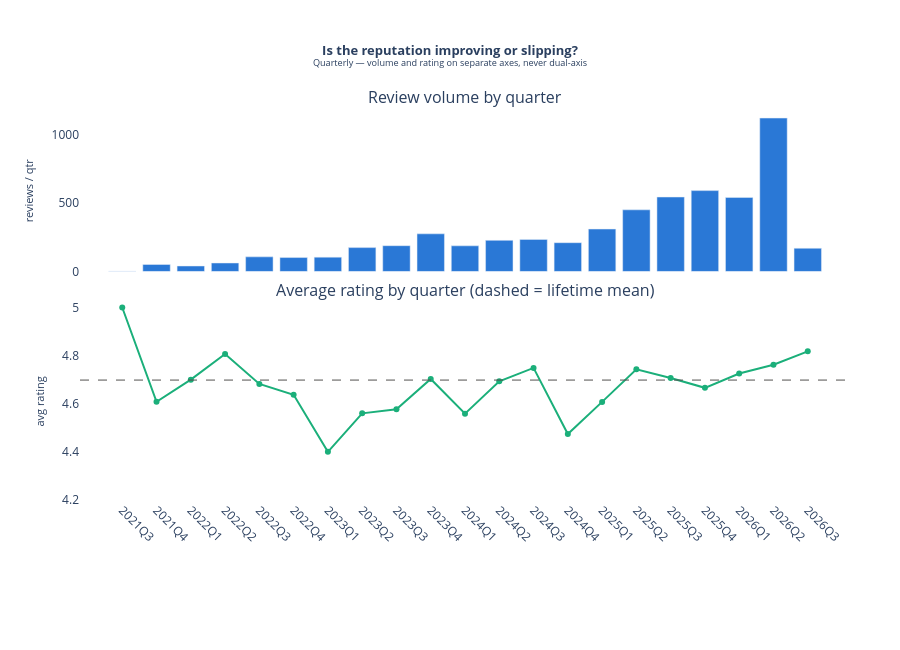

This figure's notebook cell:
### Markdown cell above
## 6. Is the reputation improving or slipping? (one axis at a time)

Quarterly. Volume and rating are different scales, so — never a dual axis — they get
two stacked panels sharing the time axis.

### Code cell
q = (df.assign(q=df["reviewDate"].dt.to_period("Q"))
     .groupby("q").agg(n=("rating","size"), avg=("rating","mean"),
                       pct_low=("rating", lambda s:(s<=2).mean()*100)))
q = q[(q.index >= "2021Q3")]      # drop the ~single-review cold-start quarters
x = q.index.astype(str)

fig = make_subplots(
    rows=2, cols=1, shared_xaxes=True, vertical_spacing=0.08,
    subplot_titles=["Review volume by quarter", "Average rating by quarter (dashed = lifetime mean)"],
    row_heights=[0.45, 0.55],
)

fig.add_trace(go.Bar(
    x=x, y=q["n"], marker_color=C["blue"], showlegend=False,
    hovertemplate="<b>%{x}</b><br>Reviews: %{y:,}<extra></extra>",
), row=1, col=1)

fig.add_trace(go.Scatter(
    x=x, y=q["avg"], mode="lines+markers", line=dict(color=C["aqua"], width=2),
    marker=dict(size=6), showlegend=False,
    text=[f"{v:.2f}" for v in q["avg"]],
    hovertemplate="<b>%{x}</b><br>Avg rating: %{y:.2f}<extra></extra>",
), row=2, col=1)
fig.add_hline(y=df["rating"].mean(), line=dict(color=C["muted"], width=1, dash="dash"), row=2, col=1)

fig.update_yaxes(title_text="reviews / qtr", title_font=dict(size=11), row=1, col=1)
fig.update_yaxes(title_text="avg rating", title_font=dict(size=11), range=[4.2, 5.02], row=2, col=1)
fig.update_xaxes(tickangle=45, row=2, col=1)

fig = style(fig, "<b>Is the reputation improving or slipping?</b><br>"
                  "<sup>Quarterly — volume and rating on separate axes, never dual-axis</sup>",
            margin=MARGIN_1AX, height=650)
fig.show()

### Figure 1 — Plotly figure (JSON) as saved in the notebook; plotly's stock layout.template omitted (floating-point values rounded to 4 significant figures)
{"data": [{"hovertemplate": "<b>%{x}</b><br>Reviews: %{y:,}<extra></extra>", "marker": {"color": "#2a78d6"}, "showlegend": false, "type": "bar", "x": ["2021Q3", "2021Q4", "2022Q1", "2022Q2", "2022Q3", "2022Q4", "2023Q1", "2023Q2", "2023Q3", "2023Q4", "2024Q1", "2024Q2", "2024Q3", "2024Q4", "2025Q1", "2025Q2", "2025Q3", "2025Q4", "2026Q1", "2026Q2", "2026Q3"], "xaxis": "x", "y": [2, 51, 40, 62, 107, 102, 105, 175, 189, 276, 188, 228, 235, 211, 311, 452, 546, 593, 543, 1125, 170], "yaxis": "y"}, {"hovertemplate": "<b>%{x}</b><br>Avg rating: %{y:.2f}<extra></extra>", "line": {"color": "#1baf7a", "width": 2}, "marker": {"size": 6}, "mode": "lines+markers", "showlegend": false, "text": ["5.00", "4.61", "4.70", "4.81", "4.68", "4.64", "4.40", "4.56", "4.58", "4.70", "4.56", "4.69", "4.75", "4.47", "4.61", "4.74", "4.71", "4.67", "4.73", "4.76", "4.82"], "type": "scatter", "x": ["2021Q3", "2021Q4", "2022Q1", "2022Q2", "2022Q3", "2022Q4", "2023Q1", "2023Q2", "2023Q3", "2023Q4", "2024Q1", "2024Q2", "2024Q3", "2024Q4", "2025Q1", "2025Q2", "2025Q3", "2025Q4", "2026Q1", "2026Q2", "2026Q3"], "xaxis": "x2", "y": [5.0, 4.608, 4.7, 4.806, 4.682, 4.637, 4.4, 4.56, 4.577, 4.703, 4.559, 4.693, 4.749, 4.474, 4.608, 4.743, 4.707, 4.666, 4.726, 4.762, 4.818], "yaxis": "y2"}], "layout": {"annotations": [{"font": {"size": 16}, "showarrow": false, "text": "Review volume by quarter", "x": 0.5, "xanchor": "center", "xref": "paper", "y": 1, "yanchor": "bottom", "yref": "paper"}, {"font": {"size": 16}, "showarrow": false, "text": "Average rating by quarter (dashed = lifetime mean)", "x": 0.5, "xanchor": "center", "xref": "paper", "y": 0.506, "yanchor": "bottom", "yref": "paper"}], "height": 650, "hovermode": "x unified", "legend": {}, "margin": {"b": 150, "l": 80, "r": 50, "t": 110}, "paper_bgcolor": "white", "plot_bgcolor": "white", "shapes": [{"line": {"color": "#52514e", "dash": "dash", "width": 1}, "type": "line", "x0": 0, "x1": 1, "xref": "x2 domain", "y0": 4.698, "y1": 4.698, "yref": "y2"}], "showlegend": false, "title": {"font": {"size": 13}, "text": "<b>Is the reputation improving or slipping?</b><br><sup>Quarterly — volume and rating on separate axes, never dual-axis</sup>", "x": 0.5, "xanchor": "center"}, "xaxis": {"anchor": "y", "domain": [0, 1], "matches": "x2", "showticklabels": false}, "xaxis2": {"anchor": "y2", "domain": [0, 1], "tickangle": 45}, "yaxis": {"anchor": "x", "domain": [0.586, 1], "title": {"font": {"size": 11}, "text": "reviews / qtr"}}, "yaxis2": {"anchor": "x2", "domain": [0, 0.506], "range": [4.2, 5.02], "title": {"font": {"size": 11}, "text": "avg rating"}}}}
